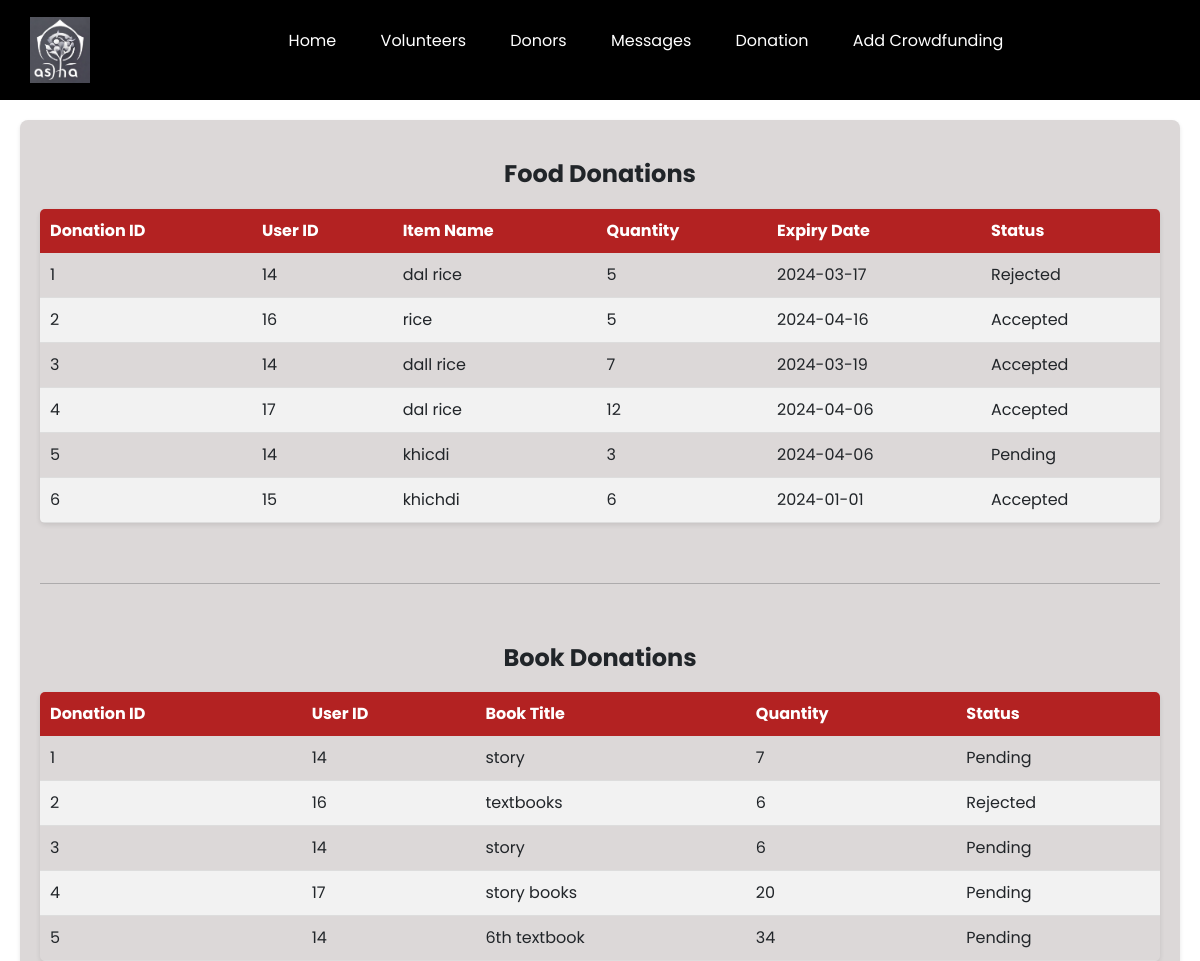
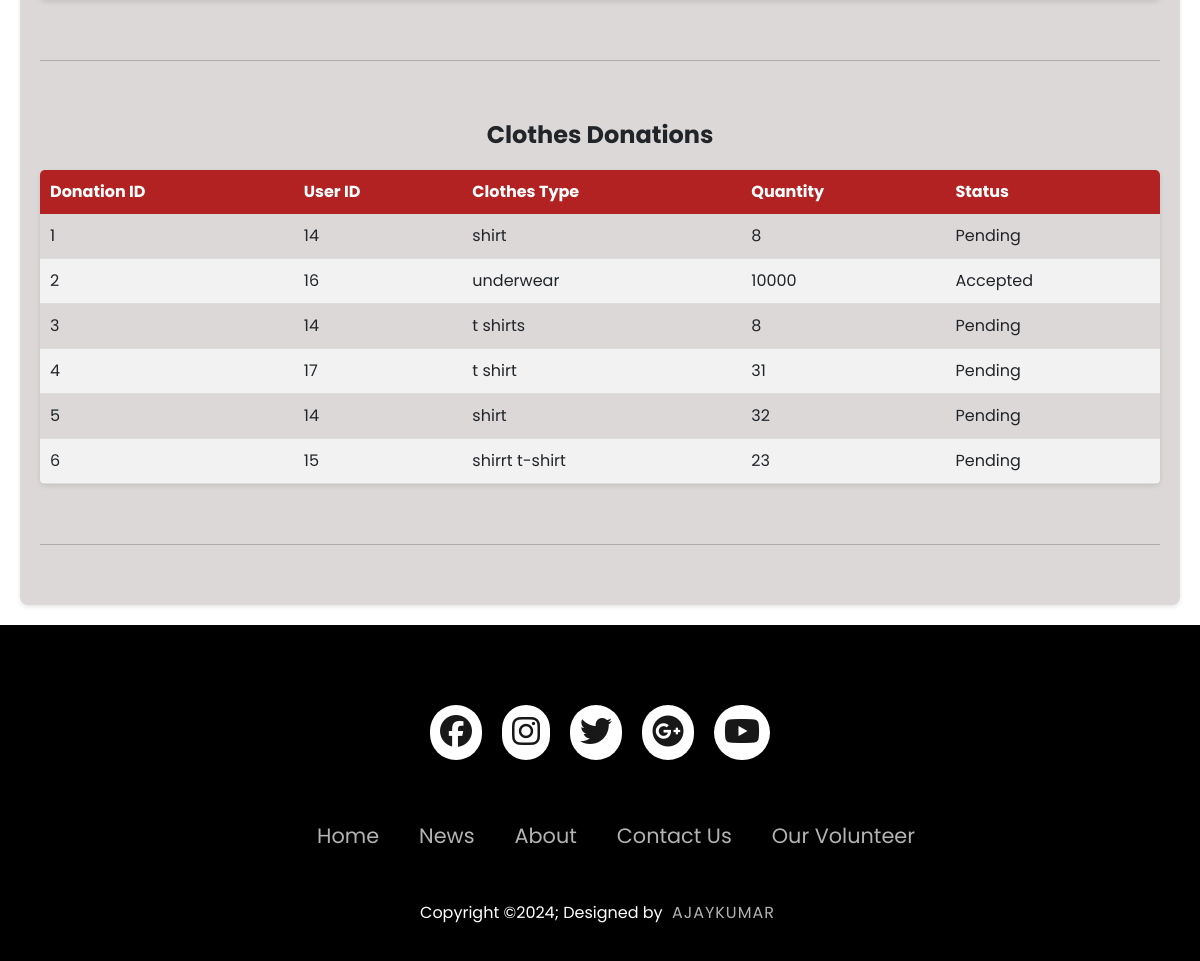
The page /donation.php (signed in) on the database its author committed (2 pictures, top to bottom).
### tables this page shows
CREATE TABLE `food` (
  `f_id` int(11) NOT NULL,
  `f_name` varchar(200) DEFAULT NULL,
  `f_quantity` int(11) DEFAULT NULL,
  `f_expiry` date DEFAULT NULL,
  `u_id` int(11) DEFAULT NULL,
  `status` enum('Accepted','Rejected','Pending') DEFAULT 'Pending',
  `message` varchar(600) DEFAULT NULL,
  `location` varchar(300) DEFAULT NULL
);

CREATE TABLE `book` (
  `b_id` int(11) NOT NULL,
  `b_title` varchar(200) DEFAULT NULL,
  `b_quantity` int(11) DEFAULT NULL,
  `u_id` int(11) DEFAULT NULL,
  `status` enum('Accepted','Rejected','Pending') DEFAULT 'Pending',
  `message` varchar(600) DEFAULT NULL,
  `location` varchar(300) DEFAULT NULL
);

CREATE TABLE `clothes` (
  `c_id` int(11) NOT NULL,
  `c_type` varchar(200) DEFAULT NULL,
  `c_quantity` int(11) DEFAULT NULL,
  `u_id` int(11) DEFAULT NULL,
  `status` enum('Accepted','Rejected','Pending') DEFAULT 'Pending',
  `message` varchar(600) DEFAULT NULL,
  `location` varchar(300) DEFAULT NULL
);

### donation.php (the view, shortened to what this page needs)
<?php
    include("php/config.php");
$sql_food = "SELECT * FROM food";
$result_food = mysqli_query($con, $sql_food);
$sql_books = "SELECT * FROM book";
$result_books = mysqli_query($con, $sql_books);
$sql_clothes = "SELECT * FROM clothes";
$result_clothes = mysqli_query($con, $sql_clothes);
?>
<!DOCTYPE html>
<html lang="en">
<head>
    <link rel="stylesheet" href="https://cdn.jsdelivr.net/npm/bootstrap@5.3.3/dist/css/bootstrap.min.css">
    <link rel="stylesheet" href="https://cdnjs.cloudflare.com/ajax/libs/font-awesome/6.5.1/css/all.min.css" />
</head>
<body>
    <header class="header">
        <nav>
            <a href="admin_home.php"><img src="img/logo.png" class="logo"></a>
                <ul>
                    <li><a href="admin_home.php">Home</a></li>
                    <li><a href="volunteers.php">Volunteers</a></li>
                    <li><a href="donors.php">Donors</a></li>
                    <li><a href="messages.php">Messages</a></li>
                    <li><a href="donation.php">Donation</a></li>
                    <li><a href="admin_side_cf.php">Add Crowdfunding</a></li>
                </ul>
        </nav>
    </header>
    <div class="donation-label">
        <div class="food-donation">
            <h2 class="label">Food Donations</h2>
            <table>
                <thead>
                    <tr>
                        <th>Donation ID</th>
                        <th>User ID</th>
                        <th>Item Name</th>
                        <th>Quantity</th>
                        <th>Expiry Date</th>
                        <th>Status</th>
                    </tr>
                </thead>
                <tbody>
                    <?php while ($row = mysqli_fetch_assoc($result_food)) : ?>
                        <tr>
                            <td><?php echo $row['f_id']; ?></td>
                            <td><?php echo $row['u_id']; ?></td>
                            <td><?php echo $row['f_name']; ?></td>
                            <td><?php echo $row['f_quantity']; ?></td>
                            <td><?php echo $row['f_expiry']; ?></td>
                            <td><?php echo $row['status']; ?></td>
                        </tr>
                    <?php endwhile; ?>
                </tbody>
            </table>
            <br>
                <hr>
                <br>
        </div>
        <div class="book-donation">
            <h2 class="label">Book Donations</h2>
            <table>
                <thead>
                    <tr>
                        <th>Donation ID</th>
                        <th>User ID</th>
                        <th>Book Title</th>
                        <th>Quantity</th>
                        <th>Status</th>
                    </tr>
                </thead>
                <tbody>
                    <?php while ($row = mysqli_fetch_assoc($result_books)) : ?>
                        <tr>
                            <td><?php echo $row['b_id']; ?></td>
                            <td><?php echo $row['u_id']; ?></td>
                            <td><?php echo $row['b_title']; ?></td>
                            <td><?php echo $row['b_quantity']; ?></td>
                            <td><?php echo $row['status']; ?></td>
                        </tr>
                    <?php endwhile; ?>
                </tbody>
            </table>
            <br>
                <hr>
                <br>
        </div>
        <div class="clothes-donation">
            <h2 class="label">Clothes Donations</h2>
            <table>
                <thead>
                    <tr>
                        <th>Donation ID</th>
                        <th>User ID</th>
                        <th>Clothes Type</th>
                        <th>Quantity</th>
                        <th>Status</th>
                    </tr>
                </thead>
                <tbody>
                    <?php while ($row = mysqli_fetch_assoc($result_clothes)) : ?>
                        <tr>
                            <td><?php echo $row['c_id']; ?></td>
                            <td><?php echo $row['u_id']; ?></td>
                            <td><?php echo $row['c_type']; ?></td>
                            <td><?php echo $row['c_quantity']; ?></td>
                            <td><?php echo $row['status']; ?></td>
                        </tr>
                    <?php endwhile; ?>
                </tbody>
            </table>
            <br>
                <hr>
                <br>
        </div>
    </div>
<footer>
        <div class="footerContainer">
            <div class="socialIcons">
                <a href="#"><i class="fa-brands fa-facebook"></i></a>
                <a href="#"><i class="fa-brands fa-instagram"></i></a>
                <a href="#"><i class="fa-brands fa-twitter"></i></a>
                <a href="#"><i class="fa-brands fa-google-plus"></i></a>
                <a href="#"><i class="fa-brands fa-youtube"></i></a>
            </div>
        </div>
        <div class="footerNav">
            <ul>
                <li><a href="">Home</a></li>
                <li><a href="">News</a></li>
                <li><a href="">About</a></li>
                <li><a href="">Contact Us</a></li>
                <li><a href="">Our Volunteer</a></li>
            </ul>
        </div>
        <div class="footerBottom">
            <p>Copyright &copy;2024; Designed by <span class="designer">Ajaykumar</span></p>
        </div>
    </footer>
</body>
</html>

### rows shown on the page
food: f_id "1", u "14", f_name "dal rice", f_quantity "5", f_expiry "2024-03-17", status "Rejected"
food: f_id "2", u "16", f_name "rice", f_quantity "5", f_expiry "2024-04-16", status "Accepted"
food: f_id "3", u "14", f_name "dall rice", f_quantity "7", f_expiry "2024-03-19", status "Accepted"
food: f_id "4", u "17", f_name "dal rice", f_quantity "12", f_expiry "2024-04-06", status "Accepted"
food: f_id "5", u "14", f_name "khicdi", f_quantity "3", f_expiry "2024-04-06", status "Pending"
food: f_id "6", u "15", f_name "khichdi", f_quantity "6", f_expiry "2024-01-01", status "Accepted"
book: b_id "1", u "14", b_title "story", b_quantity "7", status "Pending"
book: b_id "2", u "16", b_title "textbooks", b_quantity "6", status "Rejected"
book: b_id "3", u "14", b_title "story", b_quantity "6", status "Pending"
book: b_id "4", u "17", b_title "story books", b_quantity "20", status "Pending"
book: b_id "5", u "14", b_title "6th textbook", b_quantity "34", status "Pending"
clothes: c_id "1", u "14", c_type "shirt", c_quantity "8", status "Pending"
clothes: c_id "2", u "16", c_type "underwear", c_quantity "10000", status "Accepted"
clothes: c_id "3", u "14", c_type "t shirts", c_quantity "8", status "Pending"
clothes: c_id "4", u "17", c_type "t shirt", c_quantity "31", status "Pending"
clothes: c_id "5", u "14", c_type "shirt", c_quantity "32", status "Pending"
clothes: c_id "6", u "15", c_type "shirrt t-shirt", c_quantity "23", status "Pending"
